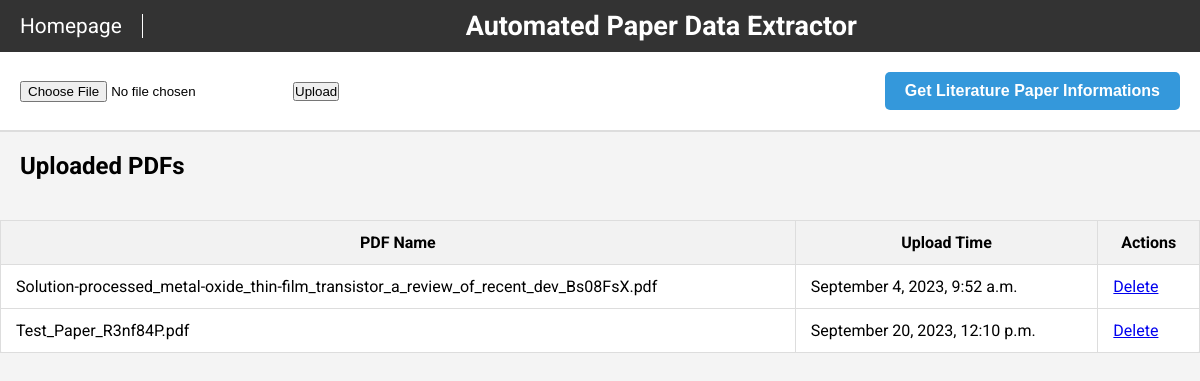
Screenshot of /Paper_Extractor/extract/ with the database file from the repository.
### Paper_Extractor/models.py (models this page shows)
class UploadedPDF(models.Model):
    pdf_file = models.FileField(upload_to='uploaded_pdfs/')
    upload_time = models.DateTimeField(auto_now_add=True)
    @property
    def file_name(self):
        return os.path.basename(self.pdf_file.name)

### Paper_Extractor/views.py (the view)
# urls.py: path('extract/', views.display_upload_page, name='display_upload'),
def display_upload_page(request):
    all_pdfs = UploadedPDF.objects.all()
    return render(request, 'Paper_Extractor/upload.html', {'all_pdfs': all_pdfs})

### Paper_Extractor/templates/Paper_Extractor/upload.html (shortened to what this page needs)
<!DOCTYPE html>
<html lang="en">
<head>
</head>
<body>
    <div class="title-bar">
        <a href="/" class="home-link">Homepage</a>
        <h1>Automated Paper Data Extractor</h1>
    </div>
    <div class="upload-section">
        <form action="{% url 'Paper_Extractor:upload_pdf' %}" method="post" enctype="multipart/form-data" style="display: flex; align-items: center; gap: 20px;">
            <input type="file" name="pdf_file">
            <input type="submit" value="Upload">
        </form>
        <button class="info-button" onclick="location.href='{% url 'Paper_Extractor:extract_dois' %}'">Get Literature Paper Informations</button>
    </div>
    <h2 style="padding: 20px;">Uploaded PDFs</h2>
    <table class="pdf-table">
        <thead>
            <tr>
                <th>PDF Name</th>
                <th>Upload Time</th>
                <th>Actions</th>
            </tr>
        </thead>
        <tbody>
            {% for pdf in all_pdfs %}
            <tr>
                <td>{{ pdf.file_name }}</td>
                <td>{{ pdf.upload_time|date:"F j, Y, P" }}</td>
                <td><a href="{% url 'Paper_Extractor:delete_pdf' pdf.id %}">Delete</a></td>
            </tr>
            {% endfor %}
        </tbody>
    </table>

### Paper_Extractor/templates/Paper_Extractor/upload.html (style rules this page uses)
* { margin: 0; padding: 0; box-sizing: border-box; }
body { font-family: 'Roboto', sans-serif; background-color: #f4f4f4; }
.title-bar { background-color: #333; color: white; padding: 10px 20px; display: flex; justify-content: space-between; align-items: center; font-size: 1.3em; }
.title-bar h1 { font-weight: 700; flex-grow: 1; text-align: center; font-size: 1.3em; }
.home-link { color: white; text-decoration: none; font-size: 1em; margin-right: auto; padding-right: 20px; border-right: 1px solid white; }
.upload-section { display: flex; justify-content: space-between; align-items: center; padding: 20px; background-color: white; border-bottom: 2px solid #ddd; }
.info-button { background-color: #3498db; color: white; padding: 10px 20px; border: none; border-radius: 5px; cursor: pointer; transition: background-color 0.3s; font-size: 1em; font-weight: 600; }
.pdf-table { width: 100%; border-collapse: collapse; margin-top: 20px; background-color: white; border-radius: 5px; }
.pdf-table th, .pdf-table td { padding: 12px 15px; border: 1px solid #ddd; }
.pdf-table th { background-color: #f2f2f2; }
table { width: 100%; border-collapse: collapse; margin-top: 20px; background-color: white; border-radius: 5px; }
th, td { padding: 12px 15px; border: 1px solid #ddd; }
th { background-color: #f2f2f2; }

### rows the page displays
UploadedPDF: file_name "Solution-processed_metal-oxide_thin-film_transistor_a_review_of_recent_dev_Bs08FsX.pdf", upload_time "September 4, 2023, 9:52 a.m."
UploadedPDF: file_name "Test_Paper_R3nf84P.pdf", upload_time "September 20, 2023, 12:10 p.m."
